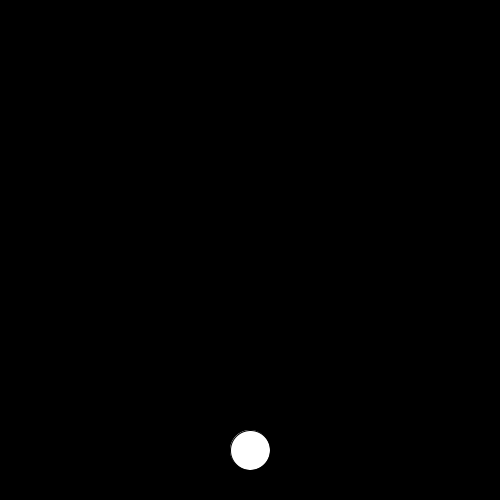
Frame 1 (no input)
Frame 60 (the mouse pressed at the canvas centre just before this capture): identical to frame 1, image omitted
Frame 120 (the mouse held since frame 60 and released just before this capture): identical to frame 1, image omitted

The Processing sketch that drew this single still picture (run headless with seeded random() and noise(); from frame 60 on, the mouse is pressed at the canvas centre):

// Processing sketch: week15_1_bullet_bulletV_ArrayList_PVector_different_directions
// ── week15_1_bullet_bulletV_ArrayList_PVector_different_directions.pde
//子彈要能向著"不同"方向==每個子彈要有自己的方向
ArrayList<PVector> bullet = new ArrayList<PVector>();
ArrayList<PVector> bulletV = new ArrayList<PVector>(); //!!!!!
void setup(){
  size(500,500);
}
float x=250, y=450, vx=0, vy=-1;
void draw(){
  background(0);
  ellipse(x,y,40,40);
  for(int i=0; i<bullet.size(); i++){ //for(PVector p: bullet){
    PVector p = bullet.get(i);
    p.add( bulletV.get(i) );
    ellipse(p.x, p.y, 8, 8);
  }
}
void keyPressed(){
  if(key==' '){
    bullet.add( new PVector(x, y) );
    bulletV.add( new PVector(vx,vy) );
  }
  if(keyCode==LEFT) { vx=-1; vy=0; }
  if(keyCode==UP) { vx=0; vy=-1; }
}
